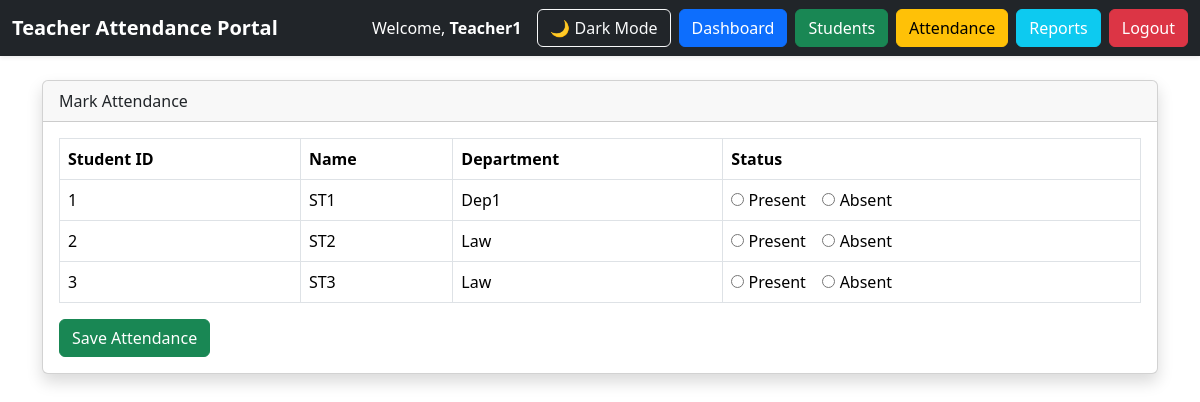
Screenshot of /admin/attendance.php (signed in) with the database file from the repository.
### tables this page shows
CREATE TABLE `students` (
  `id` int(11) NOT NULL,
  `student_id` varchar(20) DEFAULT NULL,
  `name` varchar(100) DEFAULT NULL,
  `department` varchar(100) DEFAULT NULL,
  `semester` varchar(20) DEFAULT NULL,
  `teacher_id` int(11) NOT NULL
);

### admin/attendance.php (the view, shortened to what this page needs)
<?php
include("../config/db.php");
$teacher_id = $_SESSION['teacher_id'];
$students = mysqli_query(
    $conn,
    "SELECT *
     FROM students
     WHERE teacher_id='$teacher_id'
     ORDER BY name ASC"
);
include("../includes/header.php");
include("../includes/navbar.php");
?>
<div class="container mt-4">
    <div class="card shadow">
        <div class="card-header">
            Mark Attendance
        </div>
        <div class="card-body">
            <form method="POST">
                <table class="table table-bordered">
                    <thead>
                        <tr>
                            <th>Student ID</th>
                            <th>Name</th>
                            <th>Department</th>
                            <th>Status</th>
                        </tr>
                    </thead>
                    <tbody>
                    <?php while($row = mysqli_fetch_assoc($students)) { ?>
                        <tr>
                            <td><?php echo $row['student_id']; ?></td>
                            <td><?php echo $row['name']; ?></td>
                            <td><?php echo $row['department']; ?></td>
                            <td>
                                <input
                                    type="radio"
                                    name="attendance[<?php echo $row['id']; ?>]"
                                    value="Present"
                                    required> Present
                                &nbsp;&nbsp;
                                <input
                                    type="radio"
                                    name="attendance[<?php echo $row['id']; ?>]"
                                    value="Absent"> Absent
                            </td>
                        </tr>
                    <?php } ?>
                    </tbody>
                </table>
                <button class="btn btn-success">
                    Save Attendance
                </button>
            </form>
        </div>
    </div>
</div>
<?php include("../includes/footer.php"); ?>

### assets/css/style.css (style rules this page uses)
body { transition: all 0.3s ease; }
body { transition: background-color .3s ease,color .3s ease; }

### rows the page displays
students: student "1", name "ST1", department "Dep1"
students: student "2", name "ST2", department "Law"
students: student "3", name "ST3", department "Law"

### other values shown
$_SESSION['teacher_name'] "Teacher1"
